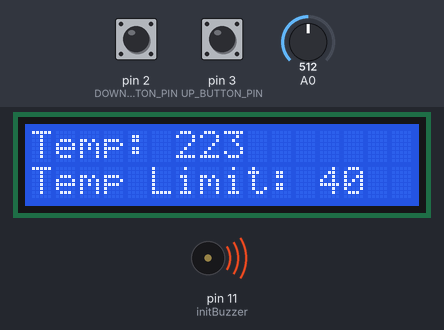
Bench run of a sketch on a simulated Arduino Uno, built with avr-gcc and run on an emulated ATmega328P. Parts: 16×2 character LCD, buzzer (waves = sounding, pin HIGH). Wiring (inferred from the names in the program): character LCD (HD44780): RS pin 8; E pin 9; data pin 4, pin 5, pin 6, pin 7. Inputs (shaded band) come from the test bench; at power-on: A0 = 512, pin 2 (DOWN_BUTTON_PIN) HIGH, pin 3 (UP_BUTTON_PIN) HIGH. Pins used as bus, display or sensor lines are not drawn.

Above: at 1.9 s.
2.0 s: A0 set to 180
At 3.4 s:
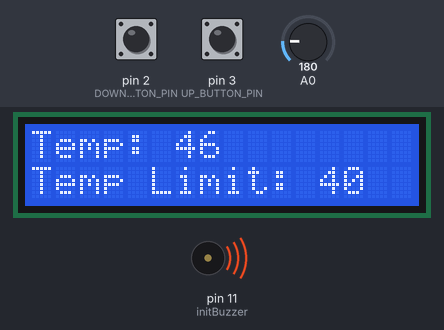
3.7 s: A0 set to 152
At 5.5 s:
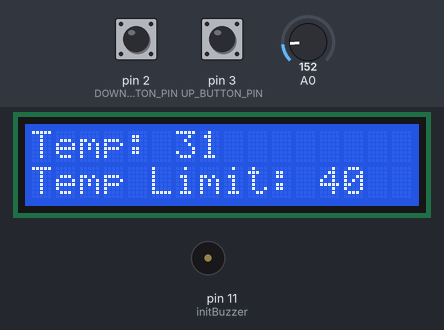
5.8 s: pin 2 (DOWN_BUTTON_PIN) pulled LOW for 3.2 s
At 10.2 s:
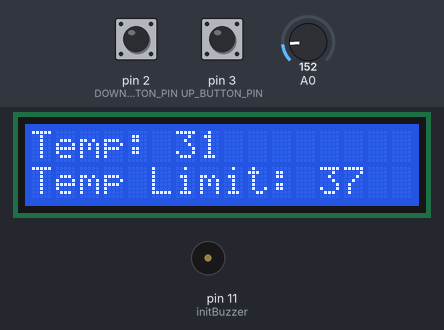
10.5 s: pin 2 (DOWN_BUTTON_PIN) pulled LOW for 1.3 s
At 12.7 s:
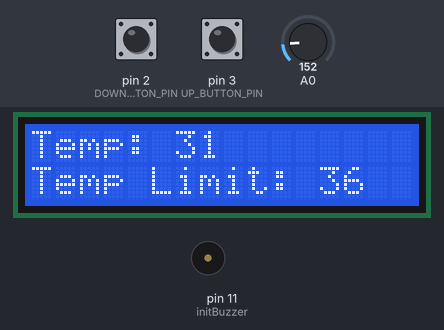
13.3 s: A0 set to 122
At 14.8 s:
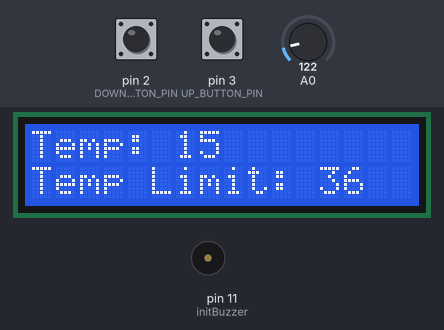
15.1 s: pin 3 (UP_BUTTON_PIN) pulled LOW for 1.3 s
At 17.1 s:
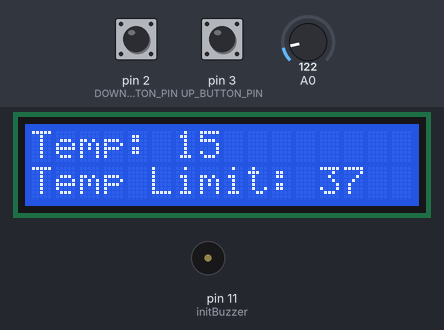
Timing chart, 0 to 18.6 s (numbered marks = the images above; inputs shaded):
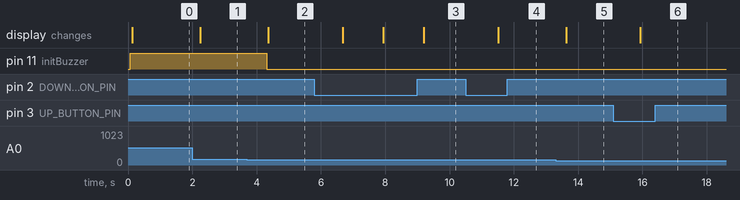

The sketch:

app.ino
```cpp
#include <util/delay.h>
#include "LCD.h"
#include "lcd.c"
#include "Temp_sensor.h"
#include "Temp_sensor.c"
#include "uart.h"
#include "uart.c"
#include "buzzer.h"
#include "buzzer.c"
#include "buttons.h"
#include "buttons.c"
#include "IntegerToString.c"
#include "IntegerToString.h"

#define TEMP_UPPER_LIMIT 40.0

int main() {
    LCD_Init();
    LCD_String("Temperature Control");

    initTemperatureSensor();
    initUART(9600);
    initBuzzer();
    initButtons();  // Initialize the buttons

    float currentUpperLimit = TEMP_UPPER_LIMIT;

    while (1) {
        float temperature = readTemperature();

        // Read the push buttons and update the upper limit
        readButtons(&currentUpperLimit);

        if (temperature > currentUpperLimit) {
            activateBuzzer();
        } else {
            deactivateBuzzer();
        }

        // Update the LCD display with the upper limit
        updateLCD(temperature, currentUpperLimit);

        _delay_ms(1000);
    }

    return 0;
}
```

IntegerToString.c
```cpp
#include "IntegerToString.h"

void integerToString(int num, char *str) {
    // Handle the sign (positive or negative)
    int i;
    if (num < 0) {
        num = -num;
        *str = '-';
        str++;
        i=1;
    }
    else{
    // Convert the integer part to a string
      i = 0;
    }

    do {
        str[i] = (char)(num % 10) + '0';
        num /= 10;
        i++;
    } while (num > 0);

    int len = i;
    int j = 0;

    // Reverse the integer part string to ensure that the string contains the digits in the correct order.
    while (j < len / 2) {
        char temp = str[j];
        str[j] = str[len - j - 1];
        str[len - j - 1] = temp;
       j++;
    }

    str[i] = '\0';  // Null-terminate the string
}
```

IntegerToString.h
```cpp
#ifndef Integer_TO_STRING_H
#define Integer_TO_STRING_H

void integerToString(int num, char *str);

#endif
```

Temp_sensor.c
```cpp
#include "Temp_sensor.h"
#include <avr/io.h>

// Define constants
#define TEMPERATURE_SENSOR_PIN 0   // Analog pin A0 on Arduino Uno

// Function to initialize the ADC
void initADC() {
    // Set reference voltage to AVCC and left-adjust result
    ADMUX = (1 << REFS0) | (1 << ADLAR);

    // Enable ADC, enable ADC interrupt, and set prescaler to 128
    ADCSRA = (1 << ADEN) | (1 << ADPS2) | (1 << ADPS1) | (1 << ADPS0);
}

// Function to read the temperature
uint16_t readADC() {
    // Select the ADC channel
    ADMUX = (ADMUX & 0b11111000) | (TEMPERATURE_SENSOR_PIN & 0b00000111);

    // Start the conversion
    ADCSRA |= (1 << ADSC);

    // Wait for the conversion to complete
    while (ADCSRA & (1 << ADSC));

    // Return the ADC result
    return ADC;
}

void initTemperatureSensor() {
    // Initialize the ADC
    initADC();
}

float readTemperature() {
    // Read the temperature from the LM35DZ
    uint16_t adcValue = readADC();

    // Convert ADC value to temperature in Celsius
    float temperatureC = (adcValue /120) - 50.0;  // LM35DZ provides 120mV per degree Celsius

    return temperatureC;
}
```

Temp_sensor.h
```cpp
#ifndef TEMPERATURE_SENSOR_H
#define TEMPERATURE_SENSOR_H

void initTemperatureSensor();
float readTemperature();

#endif
```

buttons.c
```cpp
#include "buttons.h"
#include <avr/io.h>
#include <util/delay.h>


#define UP_BUTTON_PIN (1 << PD3)
#define DOWN_BUTTON_PIN (1 << PD2)

void initButtons() {
    // Initialize the buttons as input and enable pull-up resistors
    DDRD &= ~(UP_BUTTON_PIN | DOWN_BUTTON_PIN);
    PORTD |= UP_BUTTON_PIN | DOWN_BUTTON_PIN;
}

void readButtons(float *upperLimit) {
   if (!(PIND & DOWN_BUTTON_PIN)) {
        *upperLimit -= 1.0;
        _delay_ms(200); // Debounce
    }

    if (!(PIND & UP_BUTTON_PIN)) {
      *upperLimit += 1.0;
      _delay_ms(200); // Debounce
    }


}
```

buttons.h
```cpp
#ifndef BUTTONS_H
#define BUTTONS_H

void initButtons();
void readButtons(float *upperLimit);

#endif
```

buzzer.c
```cpp
#include "buzzer.h"
#include <avr/io.h>

void initBuzzer() {
    // Configure the buzzer pin as an output
    DDRB |= (1 << PB3);
}

void activateBuzzer() {
    PORTB |= (1 << PB3);  // Turn on the buzzer
}

void deactivateBuzzer() {
    PORTB &= ~(1 << PB3); // Turn off the buzzer
}
```

buzzer.h
```cpp
#ifndef BUZZER_H
#define BUZZER_H

void initBuzzer();
void activateBuzzer();
void deactivateBuzzer();

#endif
```

uart.c
```cpp
#include "uart.h"
#include <avr/io.h>

void initUART(unsigned long baud) {
    // Calculate the baud rate register value
    uint16_t ubrr_value = F_CPU / (16 * baud) - 1;

    // Set the baud rate register
    UBRR0H = (ubrr_value >> 8);
    UBRR0L = ubrr_value;

    // Enable transmitter and receiver
    UCSR0B = (1 << TXEN0) | (1 << RXEN0);

    // Set data frame format: 8 data bits, 1 stop bit, no parity
    UCSR0C = (1 << UCSZ01) | (1 << UCSZ00);
}

void sendUART(char data) {
    // Wait until the transmit buffer is empty
    while (!(UCSR0A & (1 << UDRE0)));

    // Put the data into the transmit buffer
    UDR0 = data;
}

char receiveUART() {
    // Wait until data is available in the receive buffer
    while (!(UCSR0A & (1 << RXC0)));

    // Return the received data
    return UDR0;
}
```

uart.h
```cpp
#ifndef UART_H
#define UART_H

void initUART(unsigned long baud);
void sendUART(char data);
char receiveUART();

#endif
```

LCD.c
```cpp
#include <avr/io.h>			  /* Include AVR std. library file */
#include <util/delay.h>	  /* Include Delay header file */
#include "LCD.h"
#include "IntegerToString.h"
#if !defined(__AVR_ATmega328P__)
#include <avr/iom328p.h>
#endif


#define LCD_Dir  DDRD			/* Define LCD data port direction */
#define LCD_Port PORTD		/* Define LCD data port */

#define RS_EN_Dir  DDRB		/* Define RS and En data port direction */
#define RS_EN_Port PORTB  /* Define RS and En port */
#define RS PB0				    /* Define Register Select pin */
#define EN PB1 				    /* Define Enable signal pin */

void LCD_Command( unsigned char cmnd )
{
	LCD_Port = (LCD_Port & 0x0F) | (cmnd & 0xF0); /* sending upper nibble */
	RS_EN_Port &= ~ (1<<RS);		/* RS=0, command reg. */
	RS_EN_Port |= (1<<EN);		/* Enable pulse */
	_delay_us(1);
	RS_EN_Port &= ~ (1<<EN);

	_delay_us(200);

	LCD_Port = (LCD_Port & 0x0F) | (cmnd << 4);  /* sending lower nibble */
	RS_EN_Port |= (1<<EN);
	_delay_us(1);
	RS_EN_Port &= ~ (1<<EN);
	_delay_ms(2);
}


void LCD_Char( unsigned char data )
{
	LCD_Port = (LCD_Port & 0x0F) | (data & 0xF0); /* sending upper nibble */
	RS_EN_Port |= (1<<RS);		/* RS=1, data reg. */
	RS_EN_Port|= (1<<EN);
	_delay_us(1);
	RS_EN_Port &= ~ (1<<EN);

	_delay_us(200);

	LCD_Port = (LCD_Port & 0x0F) | (data << 4); /* sending lower nibble */
	RS_EN_Port |= (1<<EN);
	_delay_us(1);
	RS_EN_Port &= ~ (1<<EN);
	_delay_ms(2);
}

void LCD_Init (void)			/* LCD Initialize function */
{
	LCD_Dir = 0xFF;			    /* Make LCD port direction as o/p */
  	RS_EN_Dir |= (1 << EN) | (1 << RS);

	_delay_ms(20);			    /* LCD Power ON delay always >15ms */

	LCD_Command(0x02);		  /* send for 4 bit initialization of LCD  */
	LCD_Command(0x28);      /* 2 line, 5*7 matrix in 4-bit mode */
	LCD_Command(0x0c);      /* Display on cursor off*/
	LCD_Command(0x06);      /* Increment cursor (shift cursor to right)*/
	LCD_Command(0x01);      /* Clear display screen*/
	_delay_ms(2);
}

void LCD_String (char *str)		/* Send string to LCD function */
{
	int i;
	for(i=0;str[i]!=0;i++)		/* Send each char of string till the NULL */
	{
		LCD_Char (str[i]);
	}
}

void LCD_Clear()
{
	LCD_Command (0x01);		/* Clear display */
	_delay_ms(2);
	LCD_Command (0x80);		/* Cursor at home position */
}

void updateLCD(float temperature, float upperLimit) {
    LCD_Clear();
    LCD_String("Temp: ");

    char tempStr[16];
    int temperatureInt = (int)temperature;
    integerToString(temperatureInt, tempStr);


    LCD_String(tempStr);

    LCD_Command(0xC0);
    LCD_String("Temp Limit: ");

    char upperLimitStr[16];

    int upperLimitInt = (int)upperLimit;
    integerToString(upperLimitInt, upperLimitStr);

    LCD_String(upperLimitStr);
}
```

LCD.h
```cpp
#ifndef LCD_H
#define LCD_H

void LCD_Init();
void LCD_Clear();
void LCD_String(char *str);
void LCD_Command(unsigned char cmnd);
void LCD_Char(unsigned char data);
void updateLCD(float temperature, float upperLimit);

#endif
```

Measured:
- the behaviour switches between 171 and 170 on A0 (found by bisection; images 1 and 2)
- after the input at 2.0 s, the display: changes after 0.25 s (image 1)
- after the input at 3.7 s, pin 11 (initBuzzer): HIGH → LOW after 0.61 s; the display: changes after 0.67 s (image 2)
- after the input at 5.8 s, the display: first changes after 0.88 s (image 3 shows a later state)
- after the input at 10.5 s, the display: changes after 1.0 s (image 4)
- after the input at 13.3 s, the display: changes after 0.33 s (image 5)
- after the input at 15.1 s, the display: changes after 0.84 s (image 6)
